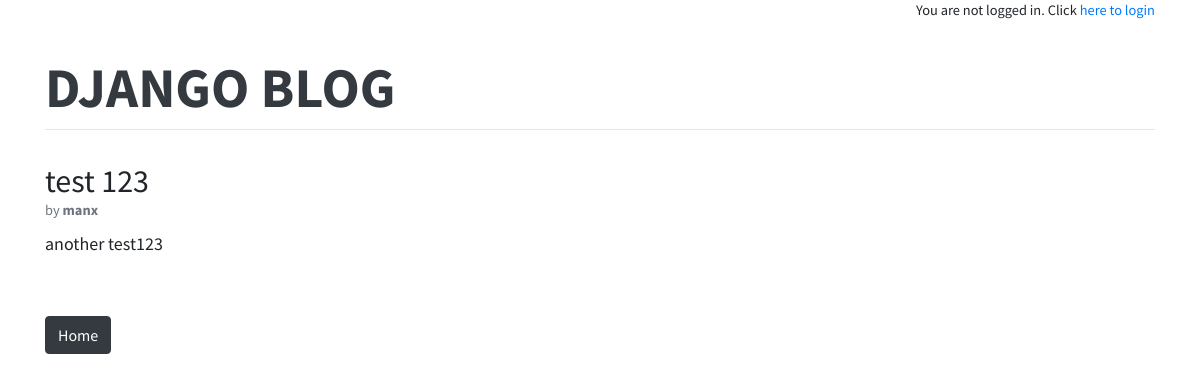
The page /post/7/ on the database as committed earlier.
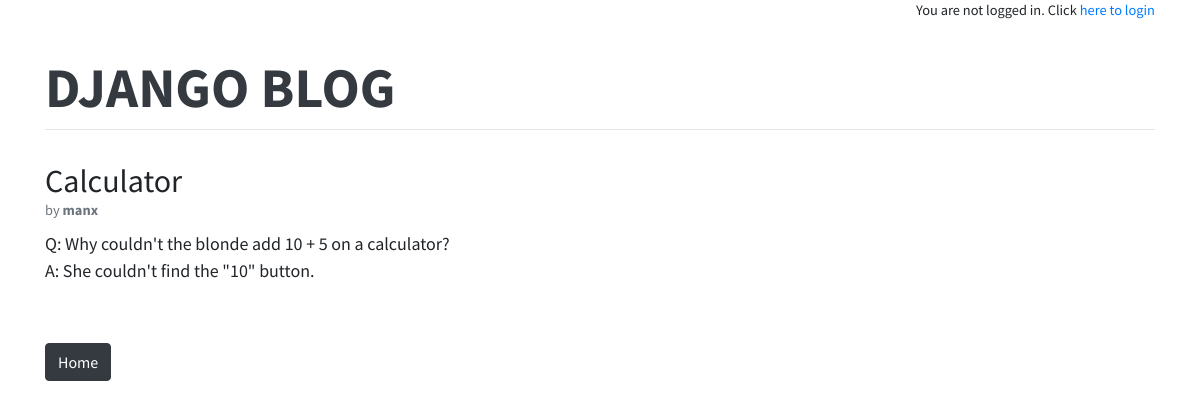
The same page on the database as committed later.
### blog/models.py (models this page shows, shortened)
class Post(models.Model):
    title = models.CharField(max_length=200)
    author = models.ForeignKey(
        'auth.User',
        on_delete=models.CASCADE,
    )
    body = models.TextField()

### blog/views.py (the view)
# urls.py: path('post/<int:pk>/', BlogDetailView.as_view(), name='post_detail'),
class BlogDetailView(DetailView):
    model = Post
    template_name = 'post_detail.html'

### templates/post_detail.html (shortened to what this page needs)
{% extends 'base.html' %}
{% block content %}
    <div class="post-entry">
        <h2 class="mb-0">{{ post.title }}</h2>
        <p class="text-muted small mb-2">by <b>{{ post.author }}</b></p>
        {% autoescape on %}
        <p>{{ post.body | linebreaksbr }}</p>
        {% endautoescape %}
        <br/>
    </div>
    <p>
        <a href="{% url 'home' %}" class="btn btn-dark">Home</a>
    </p>
{% endblock content %}

Rows that differ between the two databases and show on the page:
changed Post "manx": title "test 123" → "Calculator"; body "another test123" → "Q: Why couldn't the blonde add 10 + 5 on a calculator? A: She couldn't find the \"10\" button."
